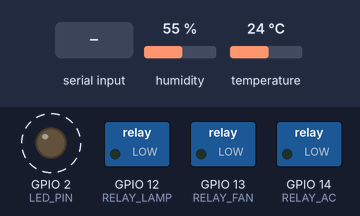
This sketch was run on a simulated ESP32. Parts: switched loads named in the sketch (green lamp = pin HIGH), output pins drawn as LEDs (lit = HIGH). Dashed ring = blinking. Inputs (shaded band) come from the test bench; at power-on: humidity 55 %, temperature 24 °C. What the sketch prints to the serial monitor is not drawn.

Above: at 4.3 s.
4.4 s: "fan on\n" received over Serial
At 5.3 s:
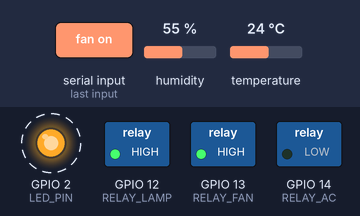
8.5 s: "lamp off\n" received over Serial
21.5 s: "ac on\n" received over Serial
At 23.7 s:
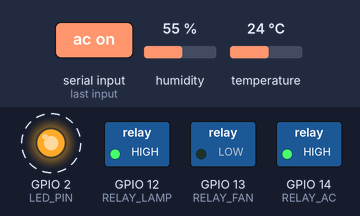
25.5 s: "lamp off\n" received over Serial
At 27.8 s:
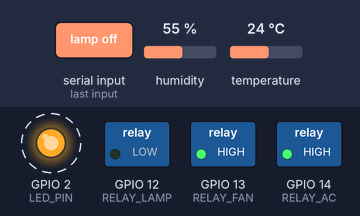
29.5 s: "lamp on\n" received over Serial
At 29.9 s:
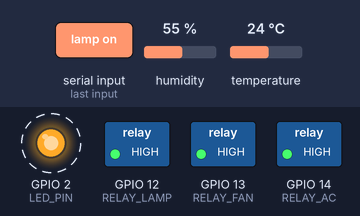
33.0 s: "ac on\n" received over Serial
At 33.8 s:
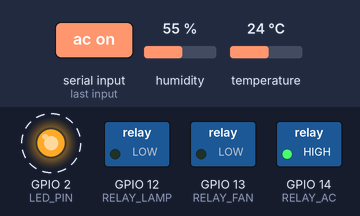
Timing chart, 0 to 37.5 s (numbered marks = the images above; inputs shaded):
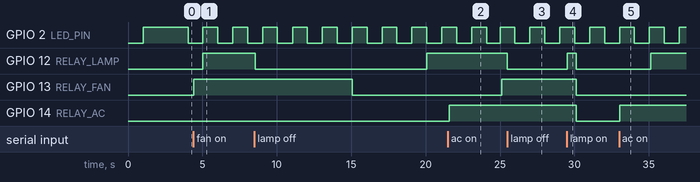

Measured:
- after the input at 4.4 s, GPIO 13 (RELAY_FAN): LOW → HIGH at once
- after the input at 21.5 s, GPIO 14 (RELAY_AC): LOW → HIGH after 0.09 s
- after the input at 25.5 s, GPIO 12 (RELAY_LAMP): HIGH → LOW at once
- after the input at 29.5 s, GPIO 12 (RELAY_LAMP): LOW → HIGH at once, → LOW 0.61 s later
- after the input at 33.0 s, GPIO 14 (RELAY_AC): LOW → HIGH at once
- by itself, GPIO 2 (LED_PIN): alternates HIGH for 1.0 s and LOW for 1.0 s

The sketch:

smart-home-wokwi.ino
```cpp
/*
 * Smart Home Automation - ESP32 Firmware (WOKWI SIMULATION VERSION)
 * Project: smart-home-automation-641fc
 *
 * This version simulates Firebase for Wokwi testing
 * For real hardware, use smart-home.ino instead
 *
 * Pin Configuration:
 * - GPIO 2: Built-in LED (status)
 * - GPIO 4: DHT22 Sensor
 * - GPIO 12: LED Lamp (Yellow)
 * - GPIO 13: LED Fan (Cyan)
 * - GPIO 14: LED AC (Red)
 */

#include "DHT.h"

// DHT Sensor Configuration
#define DHTPIN 4
#define DHTTYPE DHT22
DHT dht(DHTPIN, DHTTYPE);

// GPIO Pin Definitions
#define LED_PIN 2
#define RELAY_LAMP 12
#define RELAY_FAN 13
#define RELAY_AC 14

// Update intervals (milliseconds)
const unsigned long SENSOR_UPDATE_INTERVAL = 10000;  // 10 seconds
const unsigned long DEVICE_CHECK_INTERVAL = 5000;    // 5 seconds for demo

// Global variables
unsigned long lastSensorUpdate = 0;
unsigned long lastDeviceCheck = 0;

// Device states (simulated Firebase)
struct DeviceState {
  String name;
  String status;
  int pin;
};

DeviceState devices[] = {
  {"lamp1", "off", RELAY_LAMP},
  {"fan1", "off", RELAY_FAN},
  {"ac1", "off", RELAY_AC}
};

// Simulated Firebase data
float simulatedTemp = 26.0;
float simulatedHumidity = 45.0;

// ===== SETUP =====
void setup() {
  Serial.begin(115200);
  delay(1000);
  Serial.println("\n\n╔════════════════════════════════════════╗");
  Serial.println("║  Smart Home Automation - WOKWI SIM   ║");
  Serial.println("╚════════════════════════════════════════╝");
  Serial.println();

  // Initialize pins
  pinMode(LED_PIN, OUTPUT);
  pinMode(RELAY_LAMP, OUTPUT);
  pinMode(RELAY_FAN, OUTPUT);
  pinMode(RELAY_AC, OUTPUT);

  // Set all devices to OFF initially
  digitalWrite(RELAY_LAMP, LOW);
  digitalWrite(RELAY_FAN, LOW);
  digitalWrite(RELAY_AC, LOW);
  digitalWrite(LED_PIN, HIGH); // System ready

  // Initialize DHT sensor
  dht.begin();
  delay(2000); // DHT sensor needs time to stabilize

  Serial.println("✓ GPIO Pins initialized");
  Serial.println("✓ DHT22 sensor initialized");
  Serial.println("✓ System ready!");
  Serial.println();
  Serial.println("═══════════════════════════════════════");
  Serial.println("SIMULATION MODE - Testing locally");
  Serial.println("Commands available via Serial:");
  Serial.println("  'lamp on'  - Turn lamp ON");
  Serial.println("  'lamp off' - Turn lamp OFF");
  Serial.println("  'fan on'   - Turn fan ON");
  Serial.println("  'fan off'  - Turn fan OFF");
  Serial.println("  'ac on'    - Turn AC ON");
  Serial.println("  'ac off'   - Turn AC OFF");
  Serial.println("  'status'   - Show system status");
  Serial.println("═══════════════════════════════════════");
  Serial.println();

  printStatus();
}

// ===== MAIN LOOP =====
void loop() {
  unsigned long currentMillis = millis();

  // Blink status LED
  digitalWrite(LED_PIN, (millis() / 1000) % 2);

  // Update sensor data periodically
  if (currentMillis - lastSensorUpdate >= SENSOR_UPDATE_INTERVAL) {
    lastSensorUpdate = currentMillis;
    updateSensorData();
  }

  // Simulate device state changes (demo mode)
  if (currentMillis - lastDeviceCheck >= DEVICE_CHECK_INTERVAL) {
    lastDeviceCheck = currentMillis;
    simulateDeviceChanges();
  }

  // Check for serial commands
  if (Serial.available() > 0) {
    String command = Serial.readStringUntil('\n');
    command.trim();
    command.toLowerCase();
    handleSerialCommand(command);
  }

  delay(100);
}

// ===== SENSOR FUNCTIONS =====
void updateSensorData() {
  Serial.println("\n[SENSOR UPDATE]");

  // Read DHT sensor
  float humidity = dht.readHumidity();
  float temperature = dht.readTemperature();

  // Check if readings are valid
  if (isnan(humidity) || isnan(temperature)) {
    Serial.println("⚠ Failed to read from DHT sensor!");
    Serial.println("  Using simulated values...");
    humidity = simulatedHumidity;
    temperature = simulatedTemp;
  }

  Serial.print("  🌡️  Temperature: ");
  Serial.print(temperature, 1);
  Serial.println("°C");

  Serial.print("  💧 Humidity: ");
  Serial.print(humidity, 1);
  Serial.println("%");

  // In real version, this data would be sent to Firebase
  Serial.println("  ✓ Data logged (simulation)");
}

// ===== DEVICE CONTROL =====
void simulateDeviceChanges() {
  // This simulates Firebase checking for device state changes
  // In Wokwi, you can manually trigger changes via Serial commands

  // Demo: Automatically cycle through states every 15 seconds
  static int demoCounter = 0;
  demoCounter++;

  if (demoCounter % 3 == 1) {
    Serial.println("\n[AUTO DEMO] Turning lamp ON...");
    setDeviceState(0, "on");
  } else if (demoCounter % 3 == 2) {
    Serial.println("\n[AUTO DEMO] Turning fan ON...");
    setDeviceState(1, "on");
  } else {
    Serial.println("\n[AUTO DEMO] Turning all OFF...");
    setDeviceState(0, "off");
    setDeviceState(1, "off");
    setDeviceState(2, "off");
  }
}

void setDeviceState(int index, String newStatus) {
  if (index < 0 || index >= 3) return;

  if (devices[index].status != newStatus) {
    devices[index].status = newStatus;
    updateDevicePin(index);

    Serial.print("  🔄 ");
    Serial.print(devices[index].name);
    Serial.print(" → ");
    Serial.println(newStatus.equals("on") ? "ON ✓" : "OFF");
  }
}

void updateDevicePin(int index) {
  bool state = (devices[index].status == "on");
  digitalWrite(devices[index].pin, state ? HIGH : LOW);
}

// ===== SERIAL COMMAND HANDLER =====
void handleSerialCommand(String command) {
  Serial.println("\n[COMMAND RECEIVED]: " + command);

  if (command == "status") {
    printStatus();
  }
  else if (command == "lamp on") {
    setDeviceState(0, "on");
    Serial.println("  ✓ Lamp turned ON");
  }
  else if (command == "lamp off") {
    setDeviceState(0, "off");
    Serial.println("  ✓ Lamp turned OFF");
  }
  else if (command == "fan on") {
    setDeviceState(1, "on");
    Serial.println("  ✓ Fan turned ON");
  }
  else if (command == "fan off") {
    setDeviceState(1, "off");
    Serial.println("  ✓ Fan turned OFF");
  }
  else if (command == "ac on") {
    setDeviceState(2, "on");
    Serial.println("  ✓ AC turned ON");
  }
  else if (command == "ac off") {
    setDeviceState(2, "off");
    Serial.println("  ✓ AC turned OFF");
  }
  else if (command == "all on") {
    setDeviceState(0, "on");
    setDeviceState(1, "on");
    setDeviceState(2, "on");
    Serial.println("  ✓ All devices turned ON");
  }
  else if (command == "all off") {
    setDeviceState(0, "off");
    setDeviceState(1, "off");
    setDeviceState(2, "off");
    Serial.println("  ✓ All devices turned OFF");
  }
  else {
    Serial.println("  ⚠ Unknown command!");
    Serial.println("  Type 'status' for help");
  }
}

// ===== STATUS DISPLAY =====
void printStatus() {
  Serial.println("\n╔════════════════════════════════════════╗");
  Serial.println("║         SYSTEM STATUS                 ║");
  Serial.println("╚════════════════════════════════════════╝");

  Serial.println("\n📊 Device States:");
  for (int i = 0; i < 3; i++) {
    Serial.print("  ");

    // Icon
    if (i == 0) Serial.print("💡 ");
    else if (i == 1) Serial.print("🌀 ");
    else Serial.print("❄️  ");

    Serial.print(devices[i].name);
    Serial.print(": ");

    if (devices[i].status == "on") {
      Serial.println("ON ✓ (GPIO " + String(devices[i].pin) + " HIGH)");
    } else {
      Serial.println("OFF (GPIO " + String(devices[i].pin) + " LOW)");
    }
  }

  Serial.println("\n🔌 GPIO Pins:");
  Serial.println("  LED Status:  GPIO 2  → " + String(digitalRead(LED_PIN) ? "HIGH" : "LOW"));
  Serial.println("  DHT22 Data:  GPIO 4");
  Serial.println("  Lamp:        GPIO 12 → " + String(digitalRead(RELAY_LAMP) ? "HIGH" : "LOW"));
  Serial.println("  Fan:         GPIO 13 → " + String(digitalRead(RELAY_FAN) ? "HIGH" : "LOW"));
  Serial.println("  AC:          GPIO 14 → " + String(digitalRead(RELAY_AC) ? "HIGH" : "LOW"));

  Serial.println("\n⏱️  Runtime: " + String(millis() / 1000) + " seconds");
  Serial.println("════════════════════════════════════════\n");
}
```
